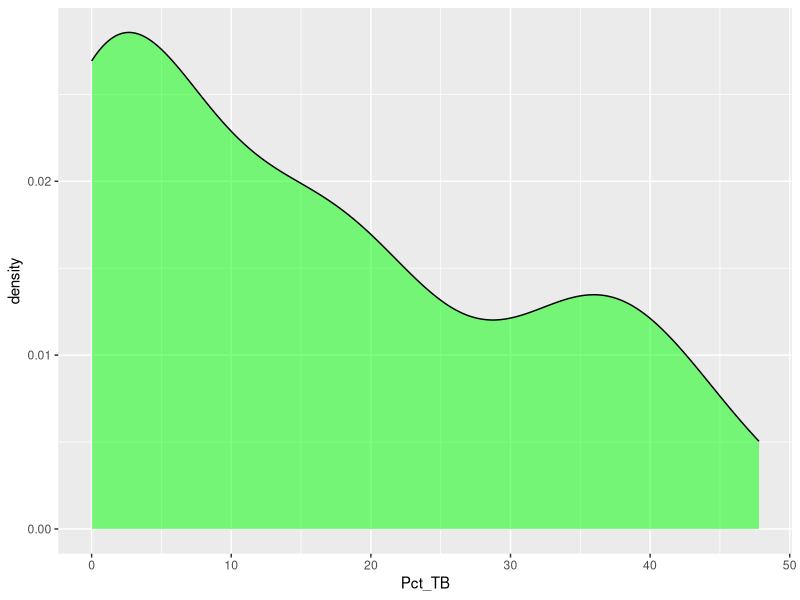
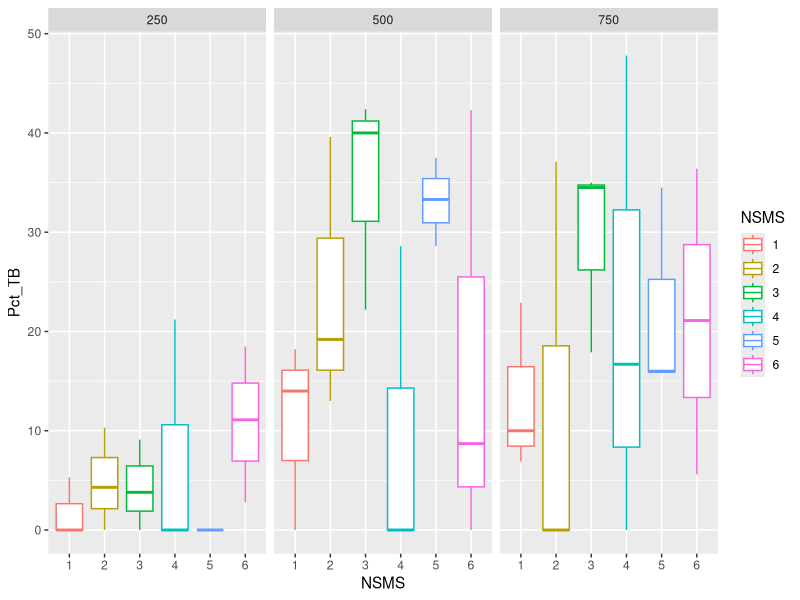
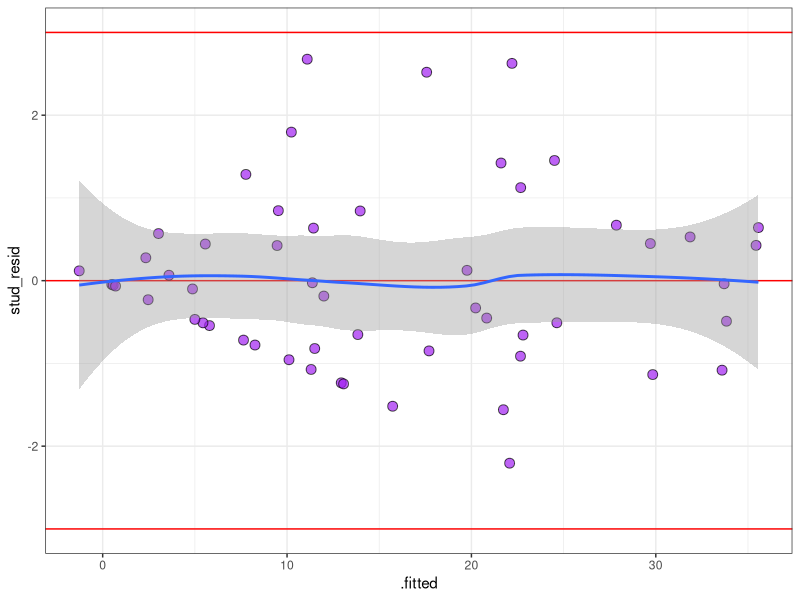
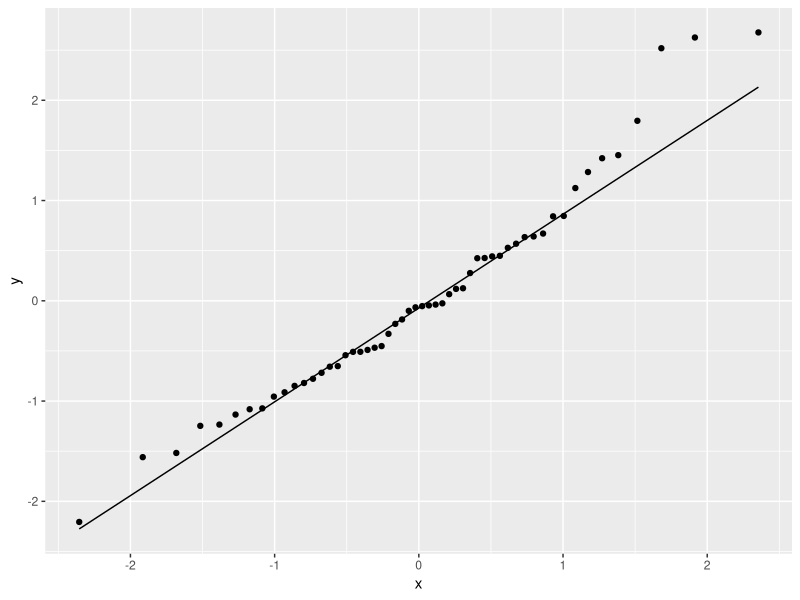
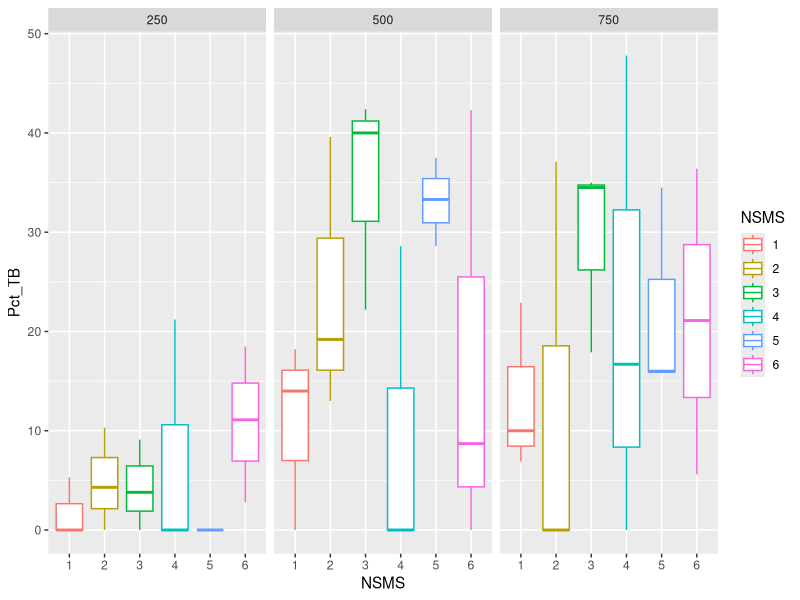

Write R code to recreate these figures, in order.
## ---- chunk 1

library(tidyverse)
library(car)
library(broom) # for model residuals extraction
library(emmeans) # for model mean extraction
library(multcomp)

## ---- chunk 2

harvest7 <- read_csv("../data/harvest7w.csv",
                      show_col_types = F)

harvest7w <- harvest7 |>
  mutate_at(vars(1:3), as.factor)

## ---- chunk 3

summary <- harvest7w|>
  summarise(
    mean_tb = mean(Pct_TB),
    median_tb = median(Pct_TB),
    n_tb = length(Pct_TB),
    zeros_tb = sum(Pct_TB == 0),
    pct_zero_tb = 100* zeros_tb / n_tb,
  )

## ---- chunk 4

#density plot
harvest7w |>
  ggplot(aes(x = Pct_TB))+
  geom_density(fill = "green",
               alpha = 0.5)

plot <- harvest7w|>
  ggplot(aes(x = NSMS, y = Pct_TB,
             color = NSMS))+
  geom_boxplot()+
  facet_wrap(~PPFD)

plot

ggsave(filename = "tb_plot.png",
       path = "../output")

## ---- chunk 5

mod <- lm(Pct_TB ~ Rack + NSMS*PPFD,
          data = harvest7w)

car::Anova(mod, type = 3)

## ---- chunk 6


aug <- broom::augment(mod)|>
    mutate(
    stud_resid = rstudent(mod)
  )


  
ggplot(aug, aes(x = .fitted, y = stud_resid))+
  geom_hline(yintercept = 0, color="red")+
  geom_point(shape = 21,
             fill = "purple", 
             size = 3,
             alpha = .7)+
  geom_smooth()+
  geom_hline(yintercept = c(-3,3), color = "red")+
  theme_bw()


aug |>
  ggplot(aes(sample = stud_resid))+
  stat_qq()+
  stat_qq_line()
